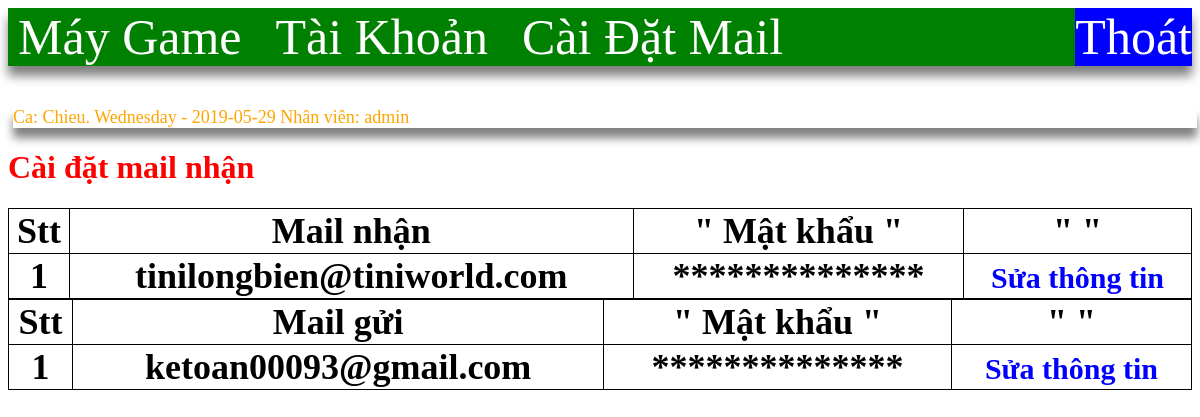
Screenshot of /caidatmail.php with the database file from the repository.
### tables this page shows
CREATE TABLE IF NOT EXISTS `dsmail` (
`id` int(11) NOT NULL,
  `mail` varchar(30) NOT NULL,
  `mailgui` varchar(30) DEFAULT NULL,
  `passmailgui` varchar(30) DEFAULT NULL
);

### caidatmail.php (the view, shortened to what this page needs)
<?php
		include "header_admin.php" ;
			$servername = "localhost";
			$username = "root";
			$password = "";
			$dbname = "ticket";
			$conn = new mysqli($servername, $username, $password, $dbname);
				mysqli_set_charset($conn,"utf8");
			$sql = "SELECT * FROM DSmail";
			$result = $conn->query($sql);
?>
	<h1 style="color:red;">Cài đặt mail nhận</h1>
<div class="bangbaocao" style='width: 100%; float: center;font-size: 24px;'>
	<table border="solid" style=' width:100%;font-size: 36px; border-spacing: 5px;' >
		<tr>
				<th>Stt</th>
				<th>Mail nhận</th>
				<th>" Mật khẩu "</th>
				<th>"        "</th>
		</tr>
	<?php
			if($result->num_rows>0)
			{
			while ($row=$result->fetch_assoc()) {
			echo "<tr>";
			echo "<th>" . $row["id"]  . "</th>" ;
			echo "<th>" .  $row["mail"]   . "</th>" ;
			echo "<th>**************</th>" ;
			echo "<th> <a style='font-size:30px; color:Blue;' href='suathongtinmail.php?id=".$row["id"]."'> Sửa thông tin</th>" ;
			echo "</tr>";
				}
			}
?>
	</table>
</div>
<div class="bangbaocao" style='width: 100%; float: center;font-size: 24px;'>
	<table border="solid" style=' width:100%;font-size: 36px; border-spacing: 5px;' >
		<tr>
				<th>Stt</th>
				<th>Mail gửi</th>
				<th>" Mật khẩu "</th>
				<th>"        "</th>
		</tr>
	<?php
			$sql = "SELECT * FROM DSmail";
			$result1 = $conn->query($sql);
			if($result1->num_rows>0)
			{
			while ($row=$result1->fetch_assoc()) {
			echo "<tr>";
			echo "<th>" . $row["id"]  . "</th>" ;
			echo "<th>" .  $row["mailgui"]   . "</th>" ;
			echo "<th>**************</th>" ;
			echo "<th> <a style='font-size:30px; color:Blue;' href='suathongtinmailgui.php?id=".$row["id"]."'> Sửa thông tin</th>" ;
			echo "</tr>";
				}
			}
?>
	</table>
</div>

### styles.css (style rules this page uses)
a { text-decoration: none; }
table, th, td { border: 1px solid black; border-collapse: collapse; }

### header_admin.php (style rules this page uses)
a { text-decoration:none; font-size: 50px; color: White; }

### rows the page displays
dsmail: id "1", mail "tinilongbien@tiniworld.com", mailgui "ketoan00093@gmail.com"

### other values shown
$Ca "Chieu"
$tennhanvien "admin"
